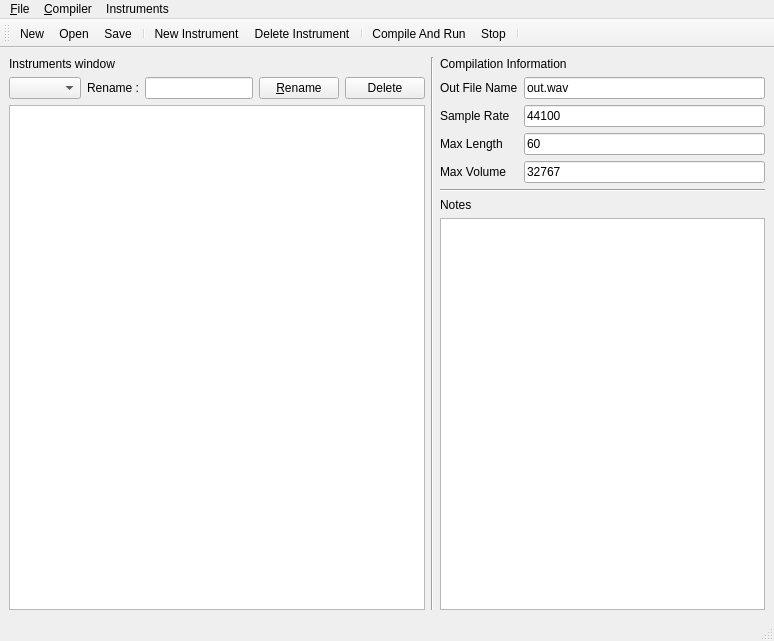
<?xml version="1.0" encoding="UTF-8"?>
<ui version="4.0">
 <class>MainWindow</class>
 <widget class="QMainWindow" name="MainWindow">
  <property name="geometry">
   <rect>
    <x>0</x>
    <y>0</y>
    <width>774</width>
    <height>641</height>
   </rect>
  </property>
  <property name="windowTitle">
   <string>MainWindow</string>
  </property>
  <widget class="QWidget" name="centralwidget">
   <layout class="QHBoxLayout" name="horizontalLayout_2">
    <item>
     <layout class="QVBoxLayout" name="verticalLayout">
      <item>
       <widget class="QLabel" name="label_2">
        <property name="text">
         <string>Instruments window</string>
        </property>
       </widget>
      </item>
      <item>
       <layout class="QHBoxLayout" name="horizontalLayout">
        <item>
         <widget class="QComboBox" name="ChooseIns"/>
        </item>
        <item>
         <widget class="QLabel" name="label">
          <property name="text">
           <string>Rename :</string>
          </property>
         </widget>
        </item>
        <item>
         <widget class="QLineEdit" name="RenameTxt"/>
        </item>
        <item>
         <widget class="QPushButton" name="RenameBtn">
          <property name="text">
           <string>&amp;Rename</string>
          </property>
         </widget>
        </item>
        <item>
         <widget class="QPushButton" name="DeleteBtn">
          <property name="text">
           <string>Delete</string>
          </property>
         </widget>
        </item>
       </layout>
      </item>
      <item>
       <widget class="QTextEdit" name="instrumentMain"/>
      </item>
     </layout>
    </item>
    <item>
     <widget class="Line" name="line">
      <property name="orientation">
       <enum>Qt::Vertical</enum>
      </property>
     </widget>
    </item>
    <item>
     <layout class="QVBoxLayout" name="verticalLayout_4">
      <item>
       <layout class="QVBoxLayout" name="verticalLayout_3">
        <item>
         <widget class="QLabel" name="label_3">
          <property name="text">
           <string>Compilation Information</string>
          </property>
         </widget>
        </item>
        <item>
         <layout class="QGridLayout" name="gridLayout">
          <item row="2" column="1">
           <widget class="QLineEdit" name="MaxLength">
            <property name="text">
             <string>60</string>
            </property>
            <property name="placeholderText">
             <string>60 for default</string>
            </property>
           </widget>
          </item>
          <item row="3" column="0">
           <widget class="QLabel" name="label_7">
            <property name="text">
             <string>Max Volume</string>
            </property>
           </widget>
          </item>
          <item row="2" column="0">
           <widget class="QLabel" name="label_6">
            <property name="text">
             <string>Max Length</string>
            </property>
           </widget>
          </item>
          <item row="0" column="0">
           <widget class="QLabel" name="label_4">
            <property name="text">
             <string>Out File Name</string>
            </property>
           </widget>
          </item>
          <item row="1" column="0">
           <widget class="QLabel" name="label_5">
            <property name="text">
             <string>Sample Rate</string>
            </property>
           </widget>
          </item>
          <item row="3" column="1">
           <widget class="QLineEdit" name="MaxVolume">
            <property name="text">
             <string>32767</string>
            </property>
            <property name="placeholderText">
             <string>32767 for default</string>
            </property>
           </widget>
          </item>
          <item row="0" column="1">
           <widget class="QLineEdit" name="OutFileName">
            <property name="text">
             <string>out.wav</string>
            </property>
            <property name="placeholderText">
             <string>out.wav for default</string>
            </property>
           </widget>
          </item>
          <item row="1" column="1">
           <widget class="QLineEdit" name="SampleRate">
            <property name="text">
             <string>44100</string>
            </property>
            <property name="readOnly">
             <bool>false</bool>
            </property>
            <property name="placeholderText">
             <string>44100 for default</string>
            </property>
           </widget>
          </item>
         </layout>
        </item>
       </layout>
      </item>
      <item>
       <widget class="Line" name="line_2">
        <property name="orientation">
         <enum>Qt::Horizontal</enum>
        </property>
       </widget>
      </item>
      <item>
       <layout class="QVBoxLayout" name="verticalLayout_2">
        <item>
         <widget class="QLabel" name="label_8">
          <property name="text">
           <string>Notes</string>
          </property>
         </widget>
        </item>
        <item>
         <widget class="QTextEdit" name="notesMain"/>
        </item>
       </layout>
      </item>
     </layout>
    </item>
   </layout>
  </widget>
  <widget class="QMenuBar" name="menubar">
   <property name="geometry">
    <rect>
     <x>0</x>
     <y>0</y>
     <width>774</width>
     <height>20</height>
    </rect>
   </property>
   <widget class="QMenu" name="menuFile">
    <property name="title">
     <string>&amp;File</string>
    </property>
    <addaction name="actionNew"/>
    <addaction name="separator"/>
    <addaction name="actionSave"/>
    <addaction name="actionSave_as"/>
    <addaction name="separator"/>
    <addaction name="actionOpen"/>
    <addaction name="actionQuit"/>
    <addaction name="separator"/>
    <addaction name="actionAbout"/>
   </widget>
   <widget class="QMenu" name="menuCompiler">
    <property name="title">
     <string>&amp;Compiler</string>
    </property>
    <addaction name="actioncompile"/>
    <addaction name="actionRun"/>
    <addaction name="actionCompile_And_Run"/>
    <addaction name="separator"/>
    <addaction name="action_Stop"/>
   </widget>
   <widget class="QMenu" name="menuInstruments">
    <property name="title">
     <string>Instruments</string>
    </property>
    <addaction name="actionNew_instrument"/>
    <addaction name="actionDelete_Instrument"/>
   </widget>
   <addaction name="menuFile"/>
   <addaction name="menuCompiler"/>
   <addaction name="menuInstruments"/>
  </widget>
  <widget class="QStatusBar" name="statusbar"/>
  <widget class="QToolBar" name="toolBar">
   <property name="windowTitle">
    <string>toolBar</string>
   </property>
   <attribute name="toolBarArea">
    <enum>TopToolBarArea</enum>
   </attribute>
   <attribute name="toolBarBreak">
    <bool>false</bool>
   </attribute>
   <addaction name="actionNew"/>
   <addaction name="actionOpen"/>
   <addaction name="actionSave"/>
   <addaction name="separator"/>
   <addaction name="actionNew_instrument"/>
   <addaction name="actionDelete_Instrument"/>
   <addaction name="separator"/>
   <addaction name="actionCompile_And_Run"/>
   <addaction name="action_Stop"/>
   <addaction name="separator"/>
  </widget>
  <action name="actionNew">
   <property name="icon">
    <iconset>
     <normaloff>ressources/file-new.png</normaloff>ressources/file-new.png</iconset>
   </property>
   <property name="text">
    <string>&amp;New</string>
   </property>
   <property name="toolTip">
    <string>Créé un nouveau projet</string>
   </property>
   <property name="shortcut">
    <string>Ctrl+N</string>
   </property>
  </action>
  <action name="actionSave">
   <property name="icon">
    <iconset>
     <normaloff>ressources/file-save.png</normaloff>ressources/file-save.png</iconset>
   </property>
   <property name="text">
    <string>&amp;Save</string>
   </property>
   <property name="toolTip">
    <string>Sauvegarde le projet</string>
   </property>
   <property name="shortcut">
    <string>Ctrl+S</string>
   </property>
  </action>
  <action name="actionOpen">
   <property name="icon">
    <iconset>
     <normaloff>ressources/file-open.png</normaloff>ressources/file-open.png</iconset>
   </property>
   <property name="text">
    <string>&amp;Open</string>
   </property>
   <property name="toolTip">
    <string>Ouvre un projet</string>
   </property>
   <property name="shortcut">
    <string>Ctrl+O</string>
   </property>
  </action>
  <action name="actionQuit">
   <property name="icon">
    <iconset>
     <normaloff>ressources/file-exit.png</normaloff>ressources/file-exit.png</iconset>
   </property>
   <property name="text">
    <string>&amp;Quit</string>
   </property>
   <property name="toolTip">
    <string>Quitte le projet</string>
   </property>
   <property name="shortcut">
    <string>Ctrl+Q</string>
   </property>
  </action>
  <action name="actionSave_as">
   <property name="icon">
    <iconset>
     <normaloff>ressources/file-save.png</normaloff>ressources/file-save.png</iconset>
   </property>
   <property name="text">
    <string>Save &amp;as</string>
   </property>
   <property name="toolTip">
    <string>Sauvegarde le projet sous un autre nom</string>
   </property>
   <property name="shortcut">
    <string>Ctrl+Shift+S</string>
   </property>
  </action>
  <action name="actioncompile">
   <property name="text">
    <string>&amp;Compile</string>
   </property>
   <property name="toolTip">
    <string>Compile le projet en son</string>
   </property>
  </action>
  <action name="actionRun">
   <property name="text">
    <string>&amp;Run</string>
   </property>
  </action>
  <action name="actionCompile_And_Run">
   <property name="icon">
    <iconset>
     <normaloff>ressources/music.png</normaloff>ressources/music.png</iconset>
   </property>
   <property name="text">
    <string>Compile &amp;And Run</string>
   </property>
   <property name="toolTip">
    <string>Compile le projet et joue la musique</string>
   </property>
   <property name="shortcut">
    <string>F5</string>
   </property>
  </action>
  <action name="actionAbout">
   <property name="icon">
    <iconset>
     <normaloff>ressources/help-content.png</normaloff>ressources/help-content.png</iconset>
   </property>
   <property name="text">
    <string>About</string>
   </property>
   <property name="toolTip">
    <string>Affiche des informations</string>
   </property>
   <property name="shortcut">
    <string>Ctrl+H</string>
   </property>
  </action>
  <action name="actionNew_instrument">
   <property name="icon">
    <iconset>
     <normaloff>ressources/instrument.png</normaloff>ressources/instrument.png</iconset>
   </property>
   <property name="text">
    <string>New Instrument</string>
   </property>
   <property name="toolTip">
    <string>Créé un nouvel instrument</string>
   </property>
   <property name="shortcut">
    <string>Ctrl+I</string>
   </property>
  </action>
  <action name="action_Stop">
   <property name="icon">
    <iconset>
     <normaloff>ressources/stop.png</normaloff>ressources/stop.png</iconset>
   </property>
   <property name="text">
    <string>&amp;Stop</string>
   </property>
  </action>
  <action name="actionDelete_Instrument">
   <property name="icon">
    <iconset>
     <normaloff>ressources/eraser.png</normaloff>ressources/eraser.png</iconset>
   </property>
   <property name="text">
    <string>Delete Instrument</string>
   </property>
   <property name="toolTip">
    <string>Suprimme un instrument</string>
   </property>
  </action>
 </widget>
 <resources/>
 <connections/>
</ui>
